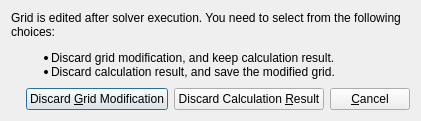
<?xml version="1.0" encoding="UTF-8"?>
<ui version="4.0">
 <class>iRICMainWindow_DiscardResultConfirmDialog</class>
 <widget class="QDialog" name="iRICMainWindow_DiscardResultConfirmDialog">
  <property name="geometry">
   <rect>
    <x>0</x>
    <y>0</y>
    <width>421</width>
    <height>121</height>
   </rect>
  </property>
  <property name="windowTitle">
   <string>Warning</string>
  </property>
  <layout class="QVBoxLayout" name="verticalLayout">
   <item>
    <widget class="QLabel" name="messageLabel">
     <property name="text">
      <string>&lt;html&gt;&lt;head/&gt;&lt;body&gt;&lt;p&gt;Grid is edited after solver execution. You need to select from the following choices:&lt;/p&gt;
&lt;ul&gt;
&lt;li&gt;Discard grid modification, and keep calculation result.&lt;/li&gt;
&lt;li&gt;Discard calculation result, and save the modified grid.&lt;/li&gt;
&lt;/ul&gt;&lt;/body&gt;&lt;/html&gt;</string>
     </property>
     <property name="wordWrap">
      <bool>true</bool>
     </property>
    </widget>
   </item>
   <item>
    <spacer name="verticalSpacer">
     <property name="orientation">
      <enum>Qt::Vertical</enum>
     </property>
     <property name="sizeHint" stdset="0">
      <size>
       <width>20</width>
       <height>3</height>
      </size>
     </property>
    </spacer>
   </item>
   <item>
    <layout class="QHBoxLayout" name="horizontalLayout">
     <item>
      <spacer name="horizontalSpacer">
       <property name="orientation">
        <enum>Qt::Horizontal</enum>
       </property>
       <property name="sizeHint" stdset="0">
        <size>
         <width>40</width>
         <height>20</height>
        </size>
       </property>
      </spacer>
     </item>
     <item>
      <widget class="QPushButton" name="discardGridButton">
       <property name="text">
        <string>Discard &amp;Grid Modification</string>
       </property>
      </widget>
     </item>
     <item>
      <widget class="QPushButton" name="discardResultButton">
       <property name="text">
        <string>Discard Calculation &amp;Result</string>
       </property>
      </widget>
     </item>
     <item>
      <widget class="QPushButton" name="cancelButton">
       <property name="text">
        <string>&amp;Cancel</string>
       </property>
      </widget>
     </item>
    </layout>
   </item>
  </layout>
 </widget>
 <resources/>
 <connections/>
</ui>
